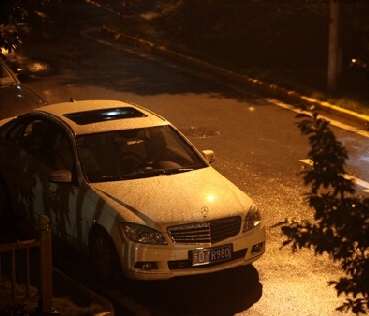
#> input picture images/car1.jpg, 369 x 316 px
$ python -i enhancement.py   (imports and definitions only)
#> lines starting #> are read from the running program, lines starting #| are printed output that depends on the picture
### tsmooth.py
import numpy as np
import cv2
import scipy.sparse as sp
from scipy.sparse.linalg import cg


def tsmooth(img, lam=0.01, sigma=3.0, sharpness=0.001):
    # img is the image nparray whose value is in the range[0, 1]
    wx, wy = compute_texture_weights(img, sigma, sharpness)
    s = solve_linear_equation(img, wx, wy, lam)
    return s


def compute_texture_weights(img, sigma, sharpness):
    dt0_v = np.vstack((np.diff(img, axis=0), img[np.newaxis, 0, :] - img[np.newaxis, -1, :]))
    dt0_h = np.hstack((np.diff(img, axis=1), img[:, 0, np.newaxis] - img[:, -1, np.newaxis]))
    h_kernel = np.ones((1, sigma), np.float32)
    v_kernel = np.ones((sigma, 1), np.float32)
    gauker_v = cv2.filter2D(dt0_v, -1, v_kernel)
    gauker_h = cv2.filter2D(dt0_h, -1, h_kernel)
    w_v = 1.0 / (np.abs(gauker_v) * np.abs(dt0_v) + sharpness)
    w_h = 1.0 / (np.abs(gauker_h) * np.abs(dt0_h) + sharpness)
    return w_h, w_v


def solve_linear_equation(img, wx, wy, lam):
    r = img.shape[0]
    c = img.shape[1]
    if len(img.shape) > 2:
        ch = img.shape[2]
    else:
        ch = 1
    k = r * c
    dx = -lam * wx.T.reshape((k, 1))
    dy = -lam * wy.T.reshape((k, 1))
    tempx = np.hstack((wx[:, -1, np.newaxis], wx[:, 0:-1]))
    tempy = np.vstack((wy[np.newaxis, -1, :], wy[0:-1, :]))
    dxa = -lam * tempx.T.reshape((tempx.shape[0] * tempx.shape[1], 1))
    dya = -lam * tempy.T.reshape((tempy.shape[0] * tempy.shape[1], 1))
    tempx = np.hstack((wx[:, -1, np.newaxis], np.zeros((img.shape[0], img.shape[1] - 1))))
    tempy = np.vstack((wy[np.newaxis, -1, :], np.zeros((img.shape[0] - 1, img.shape[1]))))
    dxd1 = -lam * tempx.T.reshape((tempx.shape[0] * tempx.shape[1], 1))
    dyd1 = -lam * tempy.T.reshape((tempy.shape[0] * tempy.shape[1], 1))
    wx[:, -1] = 0
    wy[-1, :] = 0
    dxd2 = -lam * wx.T.reshape((wx.shape[0] * wx.shape[1], 1))
    dyd2 = -lam * wy.T.reshape((wy.shape[0] * wy.shape[1], 1))

    Ax = sp.spdiags(np.hstack((dxd1, dxd2)).T, np.array([-k + r, -r]), k, k)#.toarray()
    Ay = sp.spdiags(np.hstack((dyd1, dyd2)).T, np.array([-r + 1, -1]), k, k)#.toarray()

    D = 1 - (dx + dy + dxa + dya)
    A = (Ax + Ay) + (Ax + Ay).T + sp.spdiags(D.T, 0, k, k)#.toarray()

    # L = scipy.sparse.cholmod.cholesky(A)
    output = img
    for i in range(0, ch):
        tin = img.T.reshape((k, 1))
        tout = cg(A, tin, tol=0.001)
        # err = np.linalg.norm(A * tout[0] - tin)
        # print 'Error = {}'.format(err)
        output = tout[0].reshape((r, c), order='F')
    return output

### enhancement.py
import cv2
import numpy as np
from tsmooth import tsmooth
import scipy.optimize as so
from skimage import img_as_float, img_as_int
import os.path as osp


def enhance(img_path, k=None, mu=0.5, a=-0.3293, b=1.1258, lam=0.5, sigma=5):
#> called with img_path = 'images/car1.jpg', mu = 0.5, a = -0.329, b = 1.13, lam = 0.5, sigma = 5
    img = cv2.imread(img_path)
#> img is the input picture: shape (316, 369, 3); mean B, G, R 19, 46.4, 77.5
    img = img_as_float(img)
    t_b = np.max(img, axis=2)
    downsample = cv2.resize(t_b, None, fx=0.5, fy=0.5, interpolation=cv2.INTER_CUBIC)
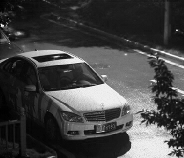
#> downsample: shape (158, 184) float64; min 0.0171, max 1.06, mean 0.304; drawn with min black and max white
    tsm = tsmooth(downsample, lam, sigma)
#> in compute_texture_weights, `gauker_h = cv2.filter2D(dt0_h, -1, h_kernel)`:
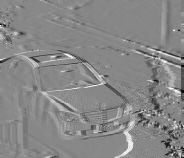
#> gauker_h: shape (158, 184) float64; min -1.04, max 0.925, mean 0.00176; drawn with min black and max white
#> in solve_linear_equation, `tempx = np.hstack((wx[:, -1, np.newaxis], wx[:, 0:-1]))`:
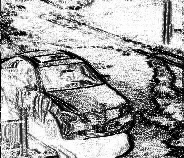
#> tempx: shape (158, 184) float64; min 1.07, max 1000, mean 637.2; drawn with min black and max white
#> in solve_linear_equation, `tempy = np.vstack((wy[np.newaxis, -1, :], wy[0:-1, :]))`:
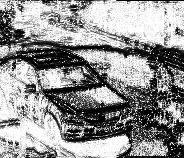
#> tempy: shape (158, 184) float64; min 1.29, max 1000, mean 574.9; drawn with min black and max white
#> in solve_linear_equation, `tempx = np.hstack((wx[:, -1, np.newaxis], np.zeros((img.shape[0], img...`:
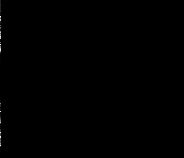
#> tempx: shape (158, 184) float64; min 0, max 993.3, mean 1.1; drawn with min black and max white
#> in solve_linear_equation, `wx[:, -1] = 0`:
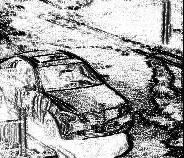
#> wx: shape (158, 184) float64; min 0, max 1000, mean 636; drawn with min black and max white
#> in solve_linear_equation, `wy[-1, :] = 0`:
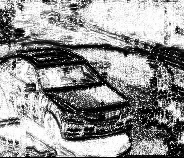
#> wy: shape (158, 184) float64; min 0, max 1000, mean 573.4; drawn with min black and max white
    cv2.imwrite('tsmooth/' + osp.split(img_path)[-1], (np.maximum(tsm/np.max(tsm), 0) * 255).astype(np.uint8))
    t_our = cv2.resize(tsm, (img.shape[1], img.shape[0]))

    if k is not None:
        corrected = apply_correction(img, k, a, b)
        corrected = np.min(corrected, 1)
    else:
        is_poor = np.argwhere(t_our < 0.5)
        corrected = max_entropy_enhance(img, np.where(cv2.resize(t_our, (50, 50)) < 0.5))

    t = np.stack((t_our, t_our, t_our), axis=2)
    t = np.maximum(t, 0)
    W = np.power(t, mu)

    I2 = img * W
    J2 = corrected * (1 - W)

    fused = I2 + J2
    return fused


def apply_correction(img, k, a=-0.3293, b=1.1258):
    beta = np.exp((1 - np.power(k, a))*b)
    gamma = np.power(k, a)
    J = np.power(img, gamma) * beta
    return J


def max_entropy_enhance(img, is_poor):
    Y = reg2gm(np.max(cv2.resize(img, (50, 50)), 2))
    # img = Y[np.where(cv2.resize(img, (50, 50)) < 0.5)]
    Y = Y[is_poor]

    def correct_entropy(k_factor):
        p = np.histogram(apply_correction(Y, k_factor), bins=np.arange(0, 256)/255.0)[0] / float(img.size)
        entropy = -np.sum(p * np.log2(p + np.finfo(float).eps))
        return entropy
    opt_k = so.fminbound(correct_entropy, 1, 7)
    J = apply_correction(img, opt_k) - 0.01
    return J


def reg2gm(img):
    if len(img.shape) > 2 and img.shape[2] == 3:
        img = np.power(img[:, :, 0] * img[:, :, 1] * img[:, :, 2], 1/3)
    return img

#> (the run stopped early here; a loop or call above may not have finished)

$ run again, on images/dark_sea.jpg
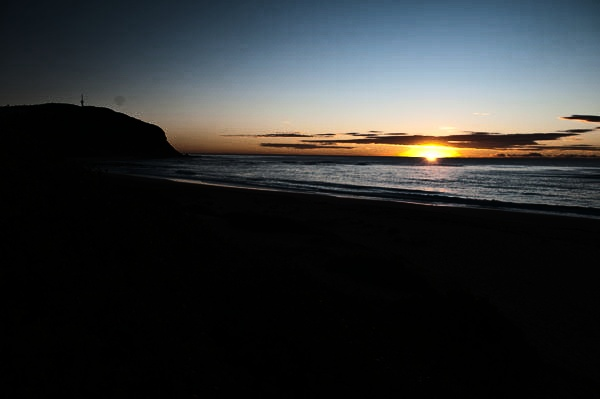
#> input picture images/dark_sea.jpg, 600 x 399 px
#> in enhance, img is the input picture: shape (399, 600, 3); mean B, G, R 50, 48.8, 46.1
#> in compute_texture_weights, `gauker_h = cv2.filter2D(dt0_h, -1, h_kernel)`:
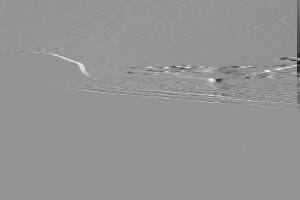
#> gauker_h: shape (200, 300) float64; min -1.05, max 0.757, mean 0.00132; drawn with min black and max white
#> in solve_linear_equation, `wx[:, -1] = 0`:
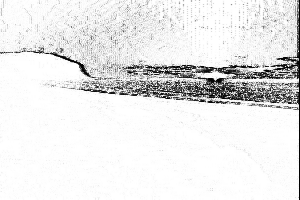
#> wx: shape (200, 300) float64; min 0, max 1000, mean 915.8; drawn with min black and max white
#> wy: shape (200, 300) float64; min 0, max 1000, mean 806.4

$ run again, on images/lian.jpg
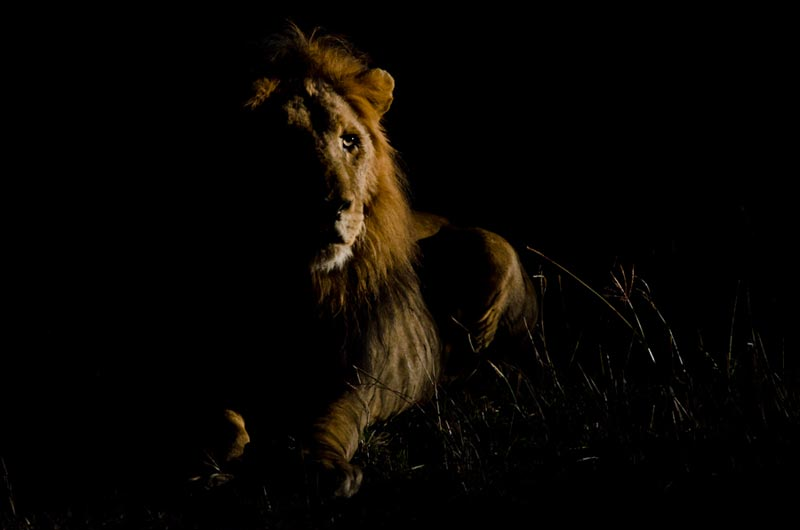
#> input picture images/lian.jpg, 800 x 530 px
#> in enhance, img is the input picture: shape (530, 800, 3); mean B, G, R 2.7, 5.7, 8.1
#> in solve_linear_equation, `wx[:, -1] = 0`:
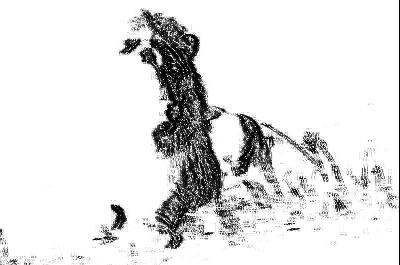
#> wx: shape (265, 400) float64; min 0, max 1000, mean 887.6; drawn with min black and max white
#> in solve_linear_equation, `wy[-1, :] = 0`:
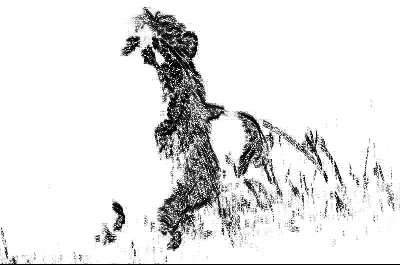
#> wy: shape (265, 400) float64; min 0, max 1000, mean 899.4; drawn with min black and max white
